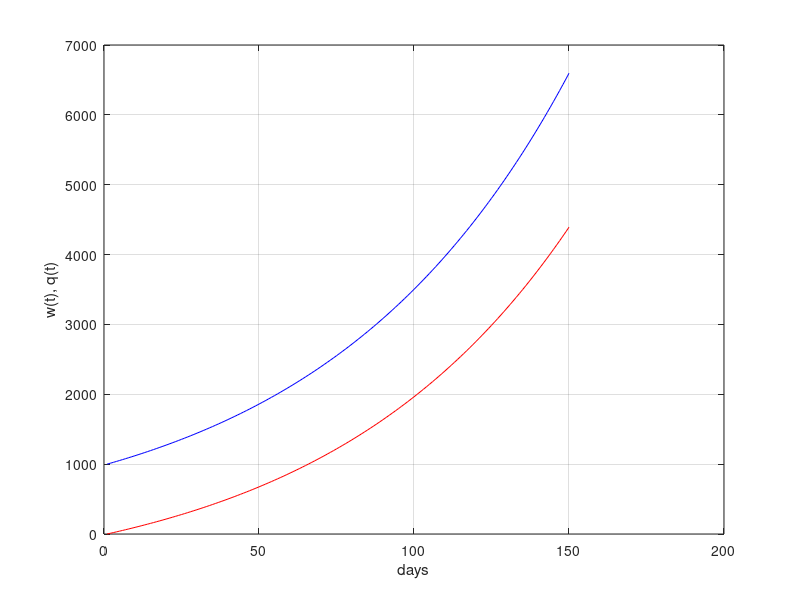

Recreate this plot in MATLAB.
% 例程 5.2  工蚁与蚁后种群数量模型（种群演化依赖于模型参数）
%  模型参数与变量定义
A = 0.0131;
B = 0.000228;
dw = 0;
dq = 0;
w = zeros(150, 1);  q = zeros(150, 1);  u = zeros(150, 1);  y = zeros(150, 1);
w(1) = 1000;
for nn = 1:149
    u(nn) = 0.99;
    dw = (A*u(nn)*w(nn)) - (B*w(nn));
    dq = (1 - u(nn))*w(nn);
    w(nn + 1) = w(nn) + dw;
    q(nn + 1) = q(nn) + dq;
end
aux = (1/B)*log(A/(A - B))
figure(1)
plot(w, 'b');
hold  on;
plot(q, 'r');
xlabel('days');  ylabel('w(t), q(t)');
grid on;
